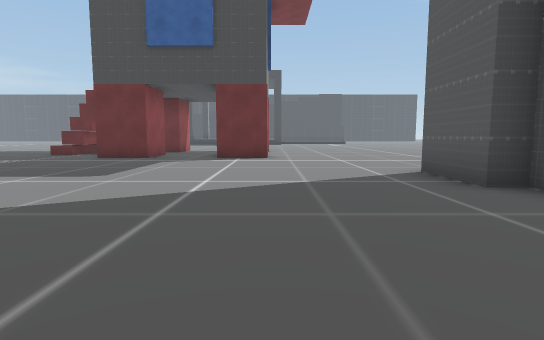
View 1 (above)

22 first-person views from a walk through a 3-D level made in the Unity game engine. The camera is 1.3 m above the floor, tilts 6° down and sees 80° across. The floor is counted in squares, 2 m on a side. Each view is taken from the middle of a square. On the plan, view 1 faces up. The plan holds only what a view shows up to about 10 squares ahead; the rest is blank. The place goes on beyond the plan. The player is left out. Some surface patterns are stand-ins.

View 2
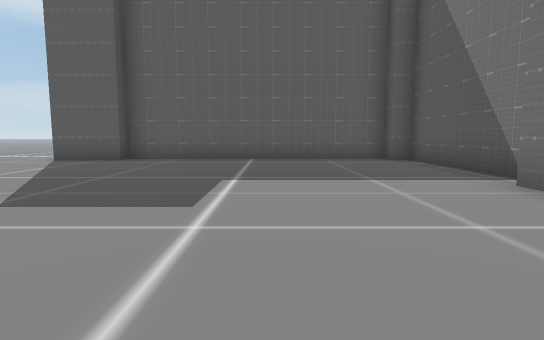

View 3
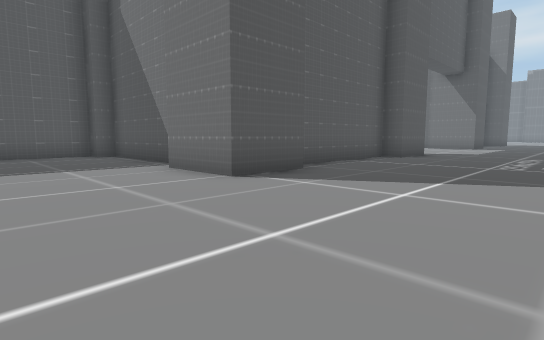

View 4
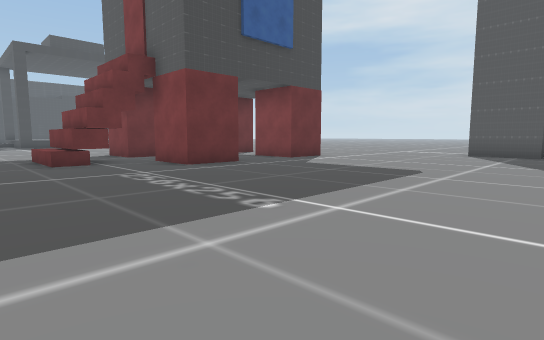

View 5
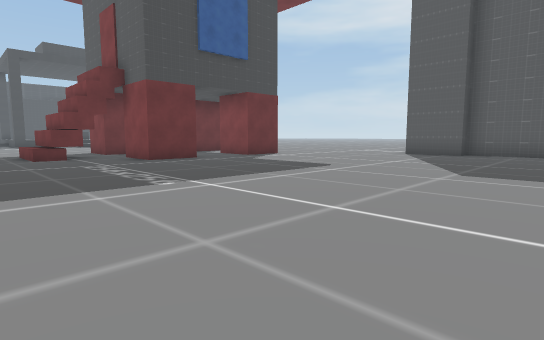

View 6
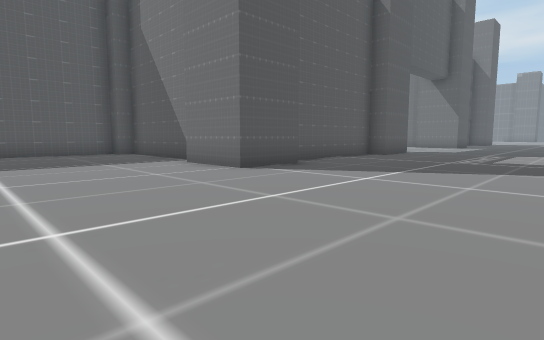

View 7
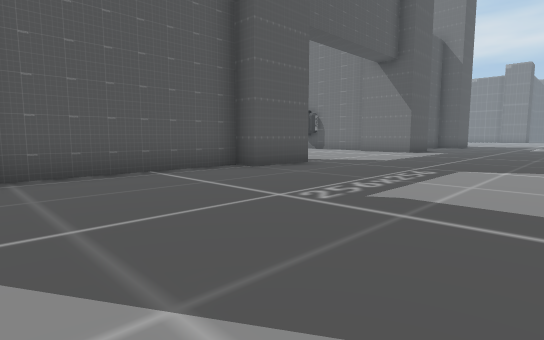

View 8
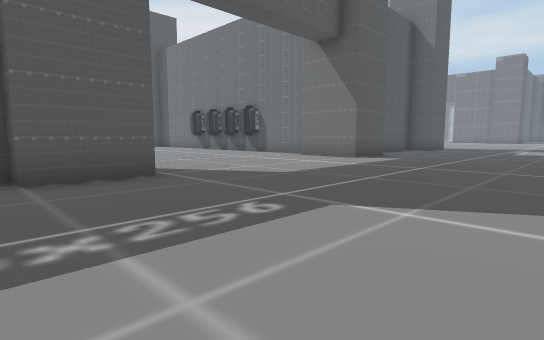

View 9
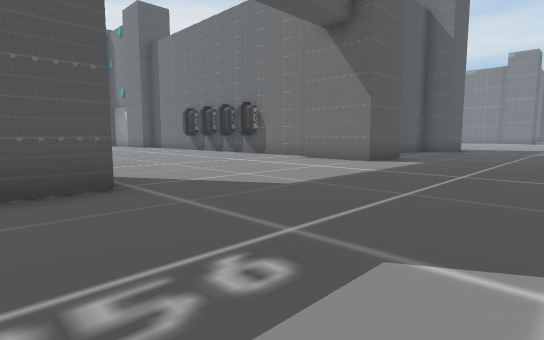

View 10
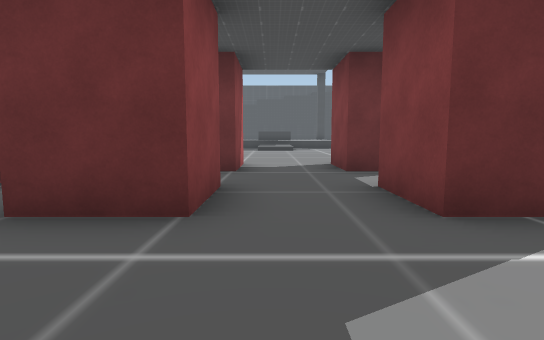

View 11
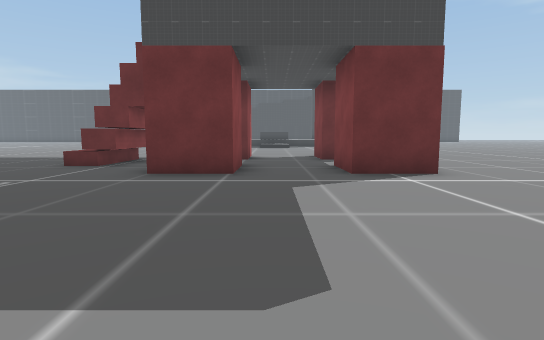

View 12
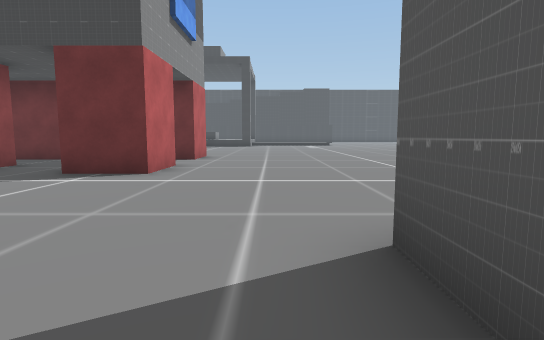

View 13
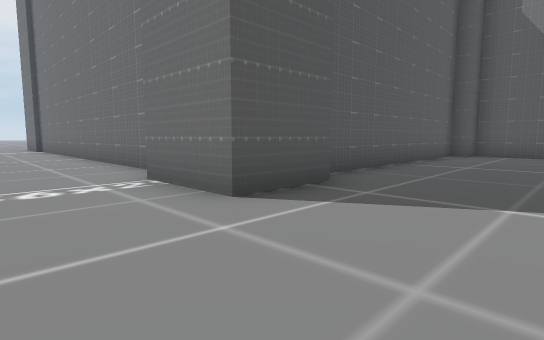

View 14
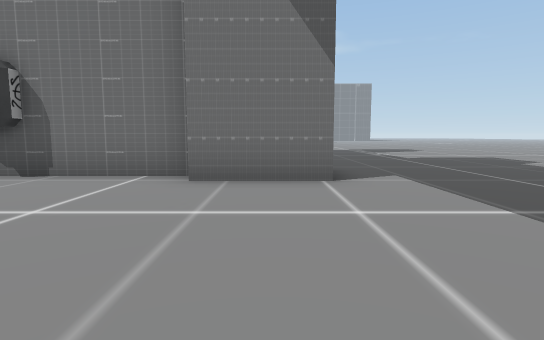

View 15
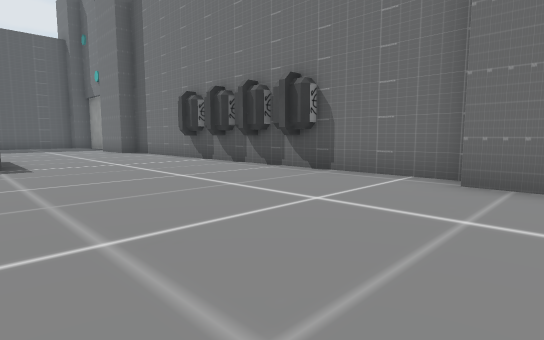

View 16
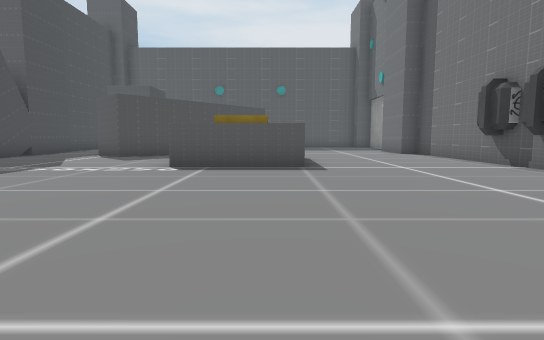

View 17
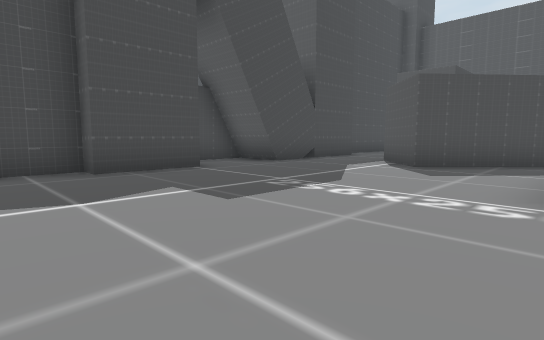

View 18
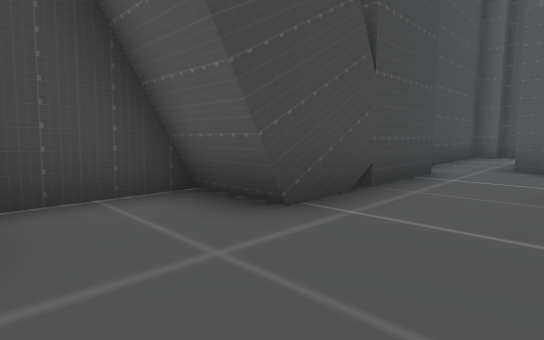

View 19
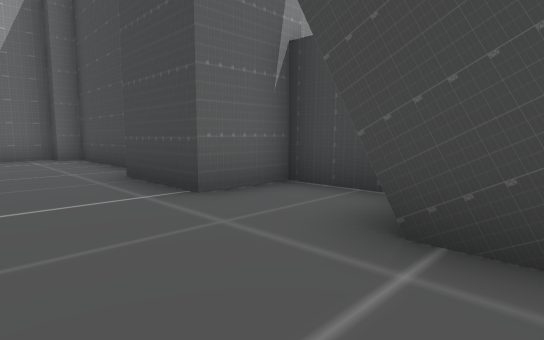

View 20
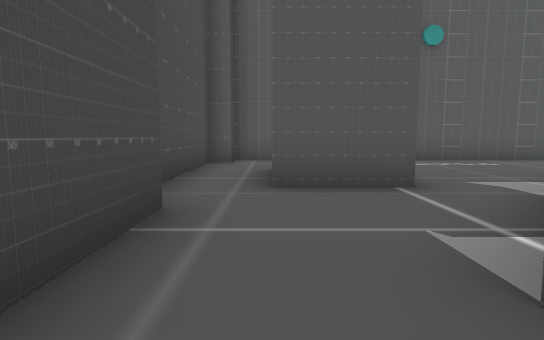

View 21
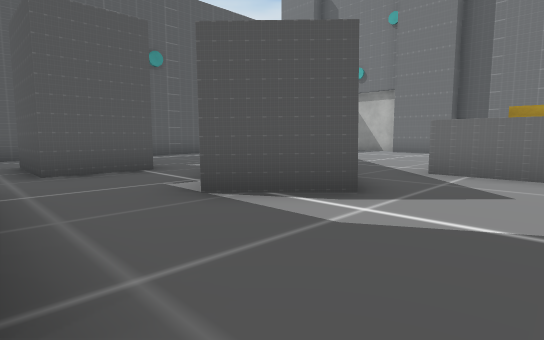

View 22
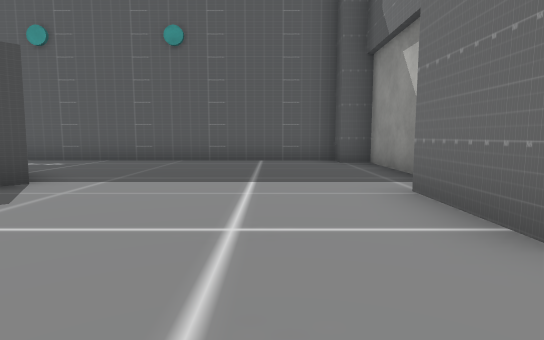

### Floor plan
Key: @ floor where view 1 was taken; # wall or solid block; . floor; ^ raised ledge; T thing the floor can be seen under or through; O other object.
Columns run from 9 left of view 1 to 17 right of it. Each row starts with its distance up from view 1.
 17       ..
 16      ...
 15  ..  ...
 14  ... #..##.....
 13 ..####..##.....
 12 ..##...........
 11 ..####..##.....
 10  ...##..##....
  9  .............
  8 ...............
  7 ......................
  6 ............##........
  5 ............##########
  4 ............##
  3 .............#
  2 .............#
  1 .............#
  0 .........@...#
 -1 .............#
 -2 .............#
 -3 .............####
 -4 .....#########..#     ####
 -5 .....###....##..#####....##
 -6 ......#..............TTT..#
 -7 ......#   ...........#
 -8 ......#   .......## ...
 -9 ......#   ........## .... #
-10 .....##   .........#  ....#
-11 .....#   .....^^^^.    ...#
-12 ..............^  ^.. # ...#
-13 ..............^   ........#
-14 ..........................#
-15  .........................#
-16  .........................#
-17  .........................#
-18  ....###..O#OOO#.. ##....##
-19  ....# ###     ###     ###
-20 ......
-21 .....

Positions as (right, up) in squares from view 1, and headings:
1: (0, 0), facing up
2: (-6, 0), facing right
3: (-8, 0), facing down-right
4: (-9, 3), facing up-right
5: (-9, 1), facing up-right
6: (-9, 1), facing down-right
7: (-9, -5), facing down-right
8: (-9, -9), facing down-right
9: (-8, -10), facing down-right
10: (-3, 7), facing up
11: (-3, 4), facing up
12: (2, 4), facing up
13: (0, 8), facing down-right
14: (-3, -13), facing down
15: (-3, -13), facing down-right
16: (-2, -13), facing right
17: (1, -11), facing up-right
18: (5, -7), facing up-right
19: (8, -7), facing up-left
20: (8, -6), facing right
21: (6, -5), facing down-right
22: (8, -16), facing right
